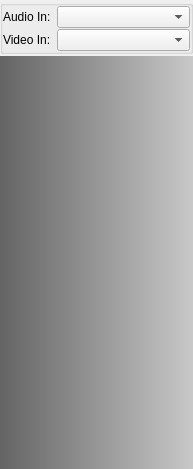
<?xml version="1.0" encoding="UTF-8"?>
<ui version="4.0">
 <class>MainWindow</class>
 <widget class="QMainWindow" name="MainWindow">
  <property name="geometry">
   <rect>
    <x>0</x>
    <y>0</y>
    <width>193</width>
    <height>469</height>
   </rect>
  </property>
  <property name="windowTitle">
   <string>MEGA</string>
  </property>
  <property name="locale">
   <locale language="English" country="UnitedStates"/>
  </property>
  <widget class="QWidget" name="centralWidget">
   <layout class="QVBoxLayout" name="verticalLayout" stretch="0,1">
    <property name="spacing">
     <number>2</number>
    </property>
    <property name="leftMargin">
     <number>0</number>
    </property>
    <property name="topMargin">
     <number>0</number>
    </property>
    <property name="rightMargin">
     <number>0</number>
    </property>
    <property name="bottomMargin">
     <number>0</number>
    </property>
    <item>
     <layout class="QHBoxLayout" name="horizontalLayout" stretch="0">
      <property name="spacing">
       <number>0</number>
      </property>
      <property name="sizeConstraint">
       <enum>QLayout::SetNoConstraint</enum>
      </property>
      <property name="leftMargin">
       <number>0</number>
      </property>
      <property name="rightMargin">
       <number>0</number>
      </property>
      <item>
       <widget class="QGroupBox" name="inputDevicesBox">
        <property name="sizePolicy">
         <sizepolicy hsizetype="MinimumExpanding" vsizetype="Preferred">
          <horstretch>1</horstretch>
          <verstretch>0</verstretch>
         </sizepolicy>
        </property>
        <property name="alignment">
         <set>Qt::AlignLeading|Qt::AlignLeft|Qt::AlignVCenter</set>
        </property>
        <layout class="QFormLayout" name="formLayout_2">
         <property name="horizontalSpacing">
          <number>6</number>
         </property>
         <property name="verticalSpacing">
          <number>1</number>
         </property>
         <property name="leftMargin">
          <number>0</number>
         </property>
         <property name="topMargin">
          <number>0</number>
         </property>
         <property name="rightMargin">
          <number>0</number>
         </property>
         <property name="bottomMargin">
          <number>0</number>
         </property>
         <item row="0" column="0">
          <widget class="QLabel" name="audioLabel">
           <property name="sizePolicy">
            <sizepolicy hsizetype="Fixed" vsizetype="Preferred">
             <horstretch>0</horstretch>
             <verstretch>1</verstretch>
            </sizepolicy>
           </property>
           <property name="text">
            <string>Audio In:</string>
           </property>
          </widget>
         </item>
         <item row="2" column="0">
          <widget class="QLabel" name="videoLabel">
           <property name="sizePolicy">
            <sizepolicy hsizetype="Fixed" vsizetype="Preferred">
             <horstretch>0</horstretch>
             <verstretch>0</verstretch>
            </sizepolicy>
           </property>
           <property name="text">
            <string>Video In:</string>
           </property>
          </widget>
         </item>
         <item row="0" column="1">
          <widget class="QComboBox" name="audioInCombo">
           <property name="sizePolicy">
            <sizepolicy hsizetype="MinimumExpanding" vsizetype="Fixed">
             <horstretch>0</horstretch>
             <verstretch>0</verstretch>
            </sizepolicy>
           </property>
          </widget>
         </item>
         <item row="2" column="1">
          <widget class="QComboBox" name="videoInCombo">
           <property name="sizePolicy">
            <sizepolicy hsizetype="MinimumExpanding" vsizetype="Fixed">
             <horstretch>0</horstretch>
             <verstretch>0</verstretch>
            </sizepolicy>
           </property>
          </widget>
         </item>
        </layout>
       </widget>
      </item>
     </layout>
    </item>
    <item>
     <widget class="QListWidget" name="contactList">
      <property name="sizePolicy">
       <sizepolicy hsizetype="MinimumExpanding" vsizetype="Expanding">
        <horstretch>0</horstretch>
        <verstretch>0</verstretch>
       </sizepolicy>
      </property>
      <property name="minimumSize">
       <size>
        <width>40</width>
        <height>0</height>
       </size>
      </property>
      <property name="font">
       <font>
        <strikeout>false</strikeout>
       </font>
      </property>
      <property name="autoFillBackground">
       <bool>true</bool>
      </property>
      <property name="styleSheet">
       <string notr="true">QListWidget
{
background-color:qlineargradient(spread:pad, x1:0, y1:0, x2:1, y2:0, stop:0 rgba(100,100,100,255), stop:1 rgba(200,200,200,255));
}
</string>
      </property>
      <property name="frameShape">
       <enum>QFrame::NoFrame</enum>
      </property>
      <property name="lineWidth">
       <number>0</number>
      </property>
      <property name="sizeAdjustPolicy">
       <enum>QAbstractScrollArea::AdjustToContents</enum>
      </property>
      <property name="dragEnabled">
       <bool>true</bool>
      </property>
      <property name="dragDropMode">
       <enum>QAbstractItemView::NoDragDrop</enum>
      </property>
      <property name="selectionMode">
       <enum>QAbstractItemView::SingleSelection</enum>
      </property>
      <property name="verticalScrollMode">
       <enum>QAbstractItemView::ScrollPerPixel</enum>
      </property>
      <property name="movement">
       <enum>QListView::Static</enum>
      </property>
      <property name="resizeMode">
       <enum>QListView::Adjust</enum>
      </property>
      <property name="layoutMode">
       <enum>QListView::Batched</enum>
      </property>
      <property name="uniformItemSizes">
       <bool>true</bool>
      </property>
     </widget>
    </item>
   </layout>
  </widget>
 </widget>
 <layoutdefault spacing="6" margin="11"/>
 <resources/>
 <connections>
  <connection>
   <sender>audioInCombo</sender>
   <signal>currentIndexChanged(int)</signal>
   <receiver>MainWindow</receiver>
   <slot>onAudioInSelected()</slot>
   <hints>
    <hint type="sourcelabel">
     <x>370</x>
     <y>20</y>
    </hint>
    <hint type="destinationlabel">
     <x>402</x>
     <y>259</y>
    </hint>
   </hints>
  </connection>
  <connection>
   <sender>videoInCombo</sender>
   <signal>currentIndexChanged(QString)</signal>
   <receiver>MainWindow</receiver>
   <slot>onVideoInSelected()</slot>
   <hints>
    <hint type="sourcelabel">
     <x>370</x>
     <y>52</y>
    </hint>
    <hint type="destinationlabel">
     <x>402</x>
     <y>259</y>
    </hint>
   </hints>
  </connection>
 </connections>
 <slots>
  <slot>onAudioInSelected()</slot>
  <slot>onVideoInSelected()</slot>
 </slots>
</ui>
